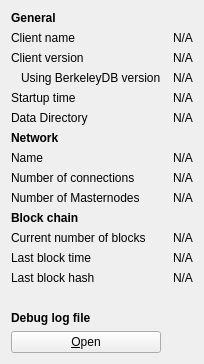
     <widget class="QWidget" name="tab_info">
      <attribute name="title">
       <string>&amp;Information</string>
      </attribute>
      <layout class="QGridLayout" name="gridLayout" columnstretch="0,0">
       <property name="horizontalSpacing">
        <number>12</number>
       </property>
       <item row="0" column="0">
        <widget class="QLabel" name="generalHeader">
         <property name="font">
          <font>
           <weight>75</weight>
           <bold>true</bold>
          </font>
         </property>
         <property name="text">
          <string>General</string>
         </property>
        </widget>
       </item>
       <item row="1" column="0">
        <widget class="QLabel" name="clientNameLabel">
         <property name="text">
          <string>Client name</string>
         </property>
        </widget>
       </item>
       <item row="1" column="1">
        <widget class="QLabel" name="clientName">
         <property name="cursor">
          <cursorShape>IBeamCursor</cursorShape>
         </property>
         <property name="text">
          <string notr="true">N/A</string>
         </property>
         <property name="textFormat">
          <enum>Qt::PlainText</enum>
         </property>
         <property name="textInteractionFlags">
          <set>Qt::LinksAccessibleByMouse|Qt::TextSelectableByKeyboard|Qt::TextSelectableByMouse</set>
         </property>
        </widget>
       </item>
       <item row="2" column="0">
        <widget class="QLabel" name="clientVersionLabel">
         <property name="text">
          <string>Client version</string>
         </property>
        </widget>
       </item>
       <item row="2" column="1">
        <widget class="QLabel" name="clientVersion">
         <property name="cursor">
          <cursorShape>IBeamCursor</cursorShape>
         </property>
         <property name="text">
          <string notr="true">N/A</string>
         </property>
         <property name="textFormat">
          <enum>Qt::PlainText</enum>
         </property>
         <property name="textInteractionFlags">
          <set>Qt::LinksAccessibleByMouse|Qt::TextSelectableByKeyboard|Qt::TextSelectableByMouse</set>
         </property>
        </widget>
       </item>
       <item row="3" column="0">
        <widget class="QLabel" name="berkeleyDBVersionLabel">
         <property name="text">
          <string>Using BerkeleyDB version</string>
         </property>
         <property name="indent">
          <number>10</number>
         </property>
        </widget>
       </item>
       <item row="3" column="1">
        <widget class="QLabel" name="berkeleyDBVersion">
         <property name="cursor">
          <cursorShape>IBeamCursor</cursorShape>
         </property>
         <property name="text">
          <string notr="true">N/A</string>
         </property>
         <property name="textFormat">
          <enum>Qt::PlainText</enum>
         </property>
         <property name="textInteractionFlags">
          <set>Qt::LinksAccessibleByMouse|Qt::TextSelectableByKeyboard|Qt::TextSelectableByMouse</set>
         </property>
        </widget>
       </item>
       <item row="4" column="0">
        <widget class="QLabel" name="startupTimeLabel">
         <property name="text">
          <string>Startup time</string>
         </property>
        </widget>
       </item>
       <item row="4" column="1">
        <widget class="QLabel" name="startupTime">
         <property name="cursor">
          <cursorShape>IBeamCursor</cursorShape>
         </property>
         <property name="text">
          <string notr="true">N/A</string>
         </property>
         <property name="textFormat">
          <enum>Qt::PlainText</enum>
         </property>
         <property name="textInteractionFlags">
          <set>Qt::LinksAccessibleByMouse|Qt::TextSelectableByKeyboard|Qt::TextSelectableByMouse</set>
         </property>
        </widget>
       </item>
       <item row="5" column="0">
        <widget class="QLabel" name="dataDirLabel">
         <property name="text">
          <string>Data Directory</string>
         </property>
        </widget>
       </item>
       <item row="5" column="1">
        <widget class="QLabel" name="dataDir">
         <property name="text">
          <string notr="true">N/A</string>
         </property>
        </widget>
       </item>
       <item row="6" column="0">
        <widget class="QLabel" name="networkHeader">
         <property name="font">
          <font>
           <weight>75</weight>
           <bold>true</bold>
          </font>
         </property>
         <property name="text">
          <string>Network</string>
         </property>
        </widget>
       </item>
       <item row="7" column="0">
        <widget class="QLabel" name="networkNameLabel">
         <property name="text">
          <string>Name</string>
         </property>
        </widget>
       </item>
       <item row="7" column="1">
        <widget class="QLabel" name="networkName">
         <property name="cursor">
          <cursorShape>IBeamCursor</cursorShape>
         </property>
         <property name="text">
          <string notr="true">N/A</string>
         </property>
         <property name="textFormat">
          <enum>Qt::PlainText</enum>
         </property>
         <property name="textInteractionFlags">
          <set>Qt::LinksAccessibleByMouse|Qt::TextSelectableByKeyboard|Qt::TextSelectableByMouse</set>
         </property>
        </widget>
       </item>
       <item row="8" column="0">
        <widget class="QLabel" name="numberOfConnectionsLabel">
         <property name="text">
          <string>Number of connections</string>
         </property>
        </widget>
       </item>
       <item row="8" column="1">
        <widget class="QLabel" name="numberOfConnections">
         <property name="cursor">
          <cursorShape>IBeamCursor</cursorShape>
         </property>
         <property name="text">
          <string notr="true">N/A</string>
         </property>
         <property name="textFormat">
          <enum>Qt::PlainText</enum>
         </property>
         <property name="textInteractionFlags">
          <set>Qt::LinksAccessibleByMouse|Qt::TextSelectableByKeyboard|Qt::TextSelectableByMouse</set>
         </property>
        </widget>
       </item>
       <item row="9" column="0">
        <widget class="QLabel" name="masternodeCountLabel">
         <property name="text">
          <string>Number of Masternodes</string>
         </property>
        </widget>
       </item>
       <item row="9" column="1">
        <widget class="QLabel" name="masternodeCount">
         <property name="cursor">
          <cursorShape>IBeamCursor</cursorShape>
         </property>
         <property name="text">
          <string notr="true">N/A</string>
         </property>
         <property name="textFormat">
          <enum>Qt::PlainText</enum>
         </property>
         <property name="textInteractionFlags">
          <set>Qt::LinksAccessibleByMouse|Qt::TextSelectableByKeyboard|Qt::TextSelectableByMouse</set>
         </property>
        </widget>
       </item>
       <item row="10" column="0">
        <widget class="QLabel" name="blockchainHeader">
         <property name="font">
          <font>
           <weight>75</weight>
           <bold>true</bold>
          </font>
         </property>
         <property name="text">
          <string>Block chain</string>
         </property>
        </widget>
       </item>
       <item row="11" column="0">
        <widget class="QLabel" name="numberOfBlocksLabel">
         <property name="text">
          <string>Current number of blocks</string>
         </property>
        </widget>
       </item>
       <item row="11" column="1">
        <widget class="QLabel" name="numberOfBlocks">
         <property name="cursor">
          <cursorShape>IBeamCursor</cursorShape>
         </property>
         <property name="text">
          <string notr="true">N/A</string>
         </property>
         <property name="textFormat">
          <enum>Qt::PlainText</enum>
         </property>
         <property name="textInteractionFlags">
          <set>Qt::LinksAccessibleByMouse|Qt::TextSelectableByKeyboard|Qt::TextSelectableByMouse</set>
         </property>
        </widget>
       </item>
       <item row="12" column="0">
        <widget class="QLabel" name="lastBlockTimeLabel">
         <property name="text">
          <string>Last block time</string>
         </property>
        </widget>
       </item>
       <item row="12" column="1">
        <widget class="QLabel" name="lastBlockTime">
         <property name="cursor">
          <cursorShape>IBeamCursor</cursorShape>
         </property>
         <property name="text">
          <string notr="true">N/A</string>
         </property>
         <property name="textFormat">
          <enum>Qt::PlainText</enum>
         </property>
         <property name="textInteractionFlags">
          <set>Qt::LinksAccessibleByMouse|Qt::TextSelectableByKeyboard|Qt::TextSelectableByMouse</set>
         </property>
        </widget>
       </item>
       <item row="13" column="0">
        <widget class="QLabel" name="lastBlockHashLabel">
         <property name="text">
          <string>Last block hash</string>
         </property>
        </widget>
       </item>
       <item row="13" column="1">
        <widget class="QLabel" name="lastBlockHash">
         <property name="text">
          <string notr="true">N/A</string>
         </property>
        </widget>
       </item>
       <item row="14" column="0">
        <spacer name="verticalSpacer_2">
         <property name="orientation">
          <enum>Qt::Vertical</enum>
         </property>
         <property name="sizeHint" stdset="0">
          <size>
           <width>20</width>
           <height>20</height>
          </size>
         </property>
        </spacer>
       </item>
       <item row="15" column="0">
        <widget class="QLabel" name="debugLogFileHeader">
         <property name="font">
          <font>
           <weight>75</weight>
           <bold>true</bold>
          </font>
         </property>
         <property name="text">
          <string>Debug log file</string>
         </property>
        </widget>
       </item>
       <item row="16" column="0">
        <widget class="QPushButton" name="openDebugLogfileButton">
         <property name="toolTip">
          <string>Open the 1776CASH debug log file from the current data directory. This can take a few seconds for large log files.</string>
         </property>
         <property name="text">
          <string>&amp;Open</string>
         </property>
         <property name="autoDefault">
          <bool>false</bool>
         </property>
        </widget>
       </item>
      </layout>
     </widget>
